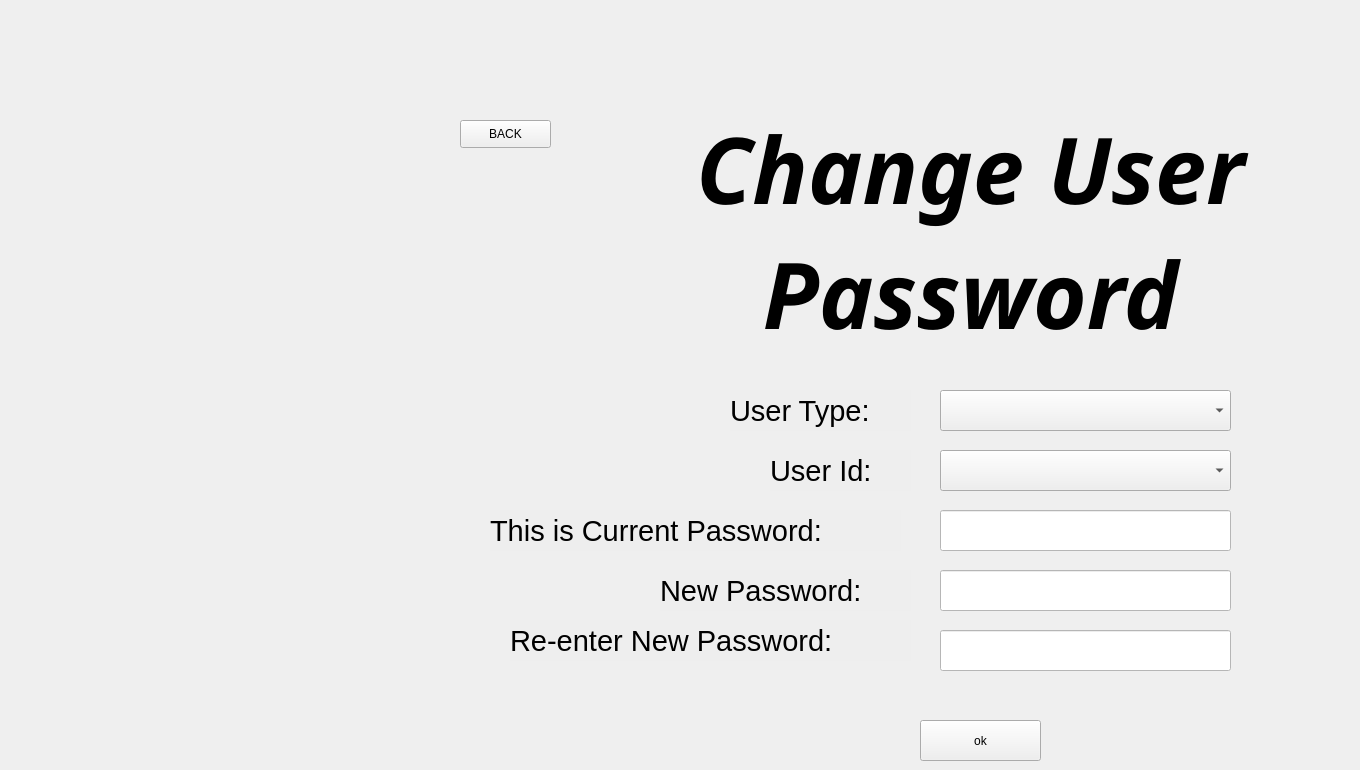
    <widget class="QWidget" name="ChangeUserPassowrd">
     <widget class="QPushButton" name="changeUserPass_backbutton">
      <property name="geometry">
       <rect>
        <x>460</x>
        <y>120</y>
        <width>91</width>
        <height>28</height>
       </rect>
      </property>
      <property name="text">
       <string>BACK</string>
      </property>
     </widget>
     <widget class="QLineEdit" name="lineEdit_137">
      <property name="geometry">
       <rect>
        <x>940</x>
        <y>630</y>
        <width>291</width>
        <height>41</height>
       </rect>
      </property>
      <property name="font">
       <font>
        <pointsize>14</pointsize>
       </font>
      </property>
      <property name="styleSheet">
       <string notr="true">
background-color: white;</string>
      </property>
     </widget>
     <widget class="QPushButton" name="changepass_okbutton_4">
      <property name="geometry">
       <rect>
        <x>920</x>
        <y>720</y>
        <width>121</width>
        <height>41</height>
       </rect>
      </property>
      <property name="text">
       <string>ok</string>
      </property>
     </widget>
     <widget class="QLineEdit" name="lineEdit_139">
      <property name="geometry">
       <rect>
        <x>940</x>
        <y>570</y>
        <width>291</width>
        <height>41</height>
       </rect>
      </property>
      <property name="font">
       <font>
        <pointsize>14</pointsize>
       </font>
      </property>
      <property name="styleSheet">
       <string notr="true">
background-color: white;</string>
      </property>
     </widget>
     <widget class="QLabel" name="label_287">
      <property name="geometry">
       <rect>
        <x>590</x>
        <y>110</y>
        <width>761</width>
        <height>241</height>
       </rect>
      </property>
      <property name="font">
       <font>
        <family>JasmineUPC</family>
        <pointsize>69</pointsize>
        <weight>75</weight>
        <italic>true</italic>
        <bold>true</bold>
       </font>
      </property>
      <property name="styleSheet">
       <string notr="true">background-color: rgb(128, 128, 128, 0.001);</string>
      </property>
      <property name="text">
       <string>Change User 
Password</string>
      </property>
      <property name="alignment">
       <set>Qt::AlignCenter</set>
      </property>
     </widget>
     <widget class="QLabel" name="label_288">
      <property name="geometry">
       <rect>
        <x>490</x>
        <y>510</y>
        <width>411</width>
        <height>41</height>
       </rect>
      </property>
      <property name="font">
       <font>
        <pointsize>22</pointsize>
       </font>
      </property>
      <property name="styleSheet">
       <string notr="true">background-color:rgb(128,128,128,0.01);</string>
      </property>
      <property name="text">
       <string>This is Current Password:</string>
      </property>
     </widget>
     <widget class="QLineEdit" name="lineEdit_140">
      <property name="geometry">
       <rect>
        <x>940</x>
        <y>510</y>
        <width>291</width>
        <height>41</height>
       </rect>
      </property>
      <property name="font">
       <font>
        <pointsize>14</pointsize>
       </font>
      </property>
      <property name="styleSheet">
       <string notr="true">
background-color: white;</string>
      </property>
     </widget>
     <widget class="QLabel" name="label_289">
      <property name="geometry">
       <rect>
        <x>510</x>
        <y>620</y>
        <width>401</width>
        <height>41</height>
       </rect>
      </property>
      <property name="font">
       <font>
        <pointsize>22</pointsize>
       </font>
      </property>
      <property name="styleSheet">
       <string notr="true">background-color:rgb(128,128,128,0.01);</string>
      </property>
      <property name="text">
       <string>Re-enter New Password:</string>
      </property>
     </widget>
     <widget class="QLabel" name="label_290">
      <property name="geometry">
       <rect>
        <x>660</x>
        <y>570</y>
        <width>251</width>
        <height>41</height>
       </rect>
      </property>
      <property name="font">
       <font>
        <pointsize>22</pointsize>
       </font>
      </property>
      <property name="styleSheet">
       <string notr="true">background-color:rgb(128,128,128,0.01);</string>
      </property>
      <property name="text">
       <string>New Password:</string>
      </property>
     </widget>
     <widget class="QLabel" name="label_291">
      <property name="geometry">
       <rect>
        <x>770</x>
        <y>450</y>
        <width>141</width>
        <height>41</height>
       </rect>
      </property>
      <property name="font">
       <font>
        <pointsize>22</pointsize>
       </font>
      </property>
      <property name="styleSheet">
       <string notr="true">background-color:rgb(128,128,128,0.01);</string>
      </property>
      <property name="text">
       <string>User Id:</string>
      </property>
     </widget>
     <widget class="QLabel" name="label_292">
      <property name="geometry">
       <rect>
        <x>730</x>
        <y>390</y>
        <width>181</width>
        <height>41</height>
       </rect>
      </property>
      <property name="font">
       <font>
        <pointsize>22</pointsize>
       </font>
      </property>
      <property name="styleSheet">
       <string notr="true">background-color:rgb(128,128,128,0.01);</string>
      </property>
      <property name="text">
       <string>User Type:</string>
      </property>
     </widget>
     <widget class="QComboBox" name="comboBox_18">
      <property name="geometry">
       <rect>
        <x>940</x>
        <y>390</y>
        <width>291</width>
        <height>41</height>
       </rect>
      </property>
     </widget>
     <widget class="QComboBox" name="comboBox_19">
      <property name="geometry">
       <rect>
        <x>940</x>
        <y>450</y>
        <width>291</width>
        <height>41</height>
       </rect>
      </property>
     </widget>
    </widget>
